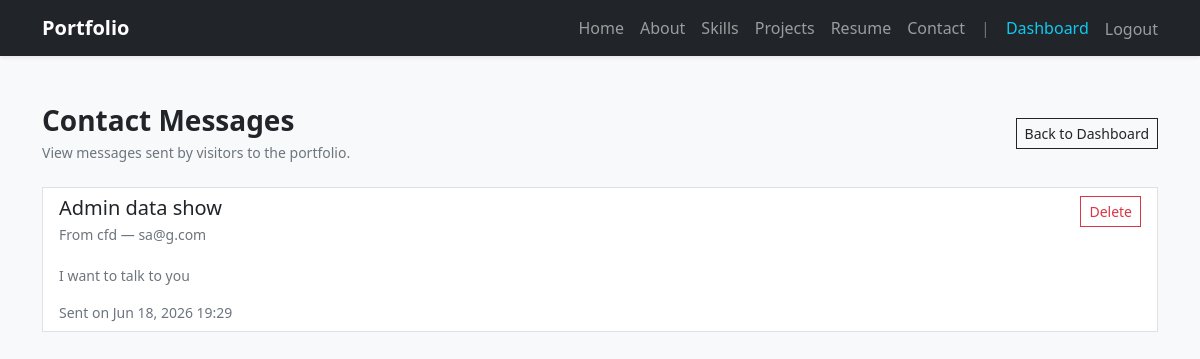
The app's page /messages/ (signed in) with its own data.
### porfolioApp/models.py (models this page shows, shortened)
class ContactMessage(models.Model):
    name = models.CharField(max_length=255)
    email = models.EmailField()
    subject = models.CharField(max_length=255)
    message = models.TextField()
    created_at = models.DateTimeField(auto_now_add=True)

### porfolioApp/views.py (the view)
# urls.py: path('messages/', views.messages_view, name='messages_view'),
@login_required
def messages_view(request):
    contact_messages = ContactMessage.objects.all()
    return render(request, 'messages.html', {
        'messages_list': contact_messages,
    })

### porfolioApp/templates/messages.html (shortened to what this page needs)
{% extends 'master/base.html' %}
{% block body %}
<div class="py-4">
    <div class="d-flex justify-content-between align-items-center mb-4">
        <div>
            <h3 class="fw-bold text-dark mb-1">Contact Messages</h3>
            <p class="text-muted small mb-0">View messages sent by visitors to the portfolio.</p>
        </div>
        <a href="{% url 'dashboard' %}" class="btn btn-outline-dark btn-sm rounded-0">Back to Dashboard</a>
    </div>
    {% if messages_list %}
        <div class="list-group">
            {% for message in messages_list %}
                <div class="list-group-item list-group-item-action mb-3 border rounded-0">
                    <div class="d-flex justify-content-between align-items-start">
                        <div>
                            <h5 class="mb-1">{{ message.subject }}</h5>
                            <p class="mb-1 text-muted small">From {{ message.name }} &mdash; {{ message.email }}</p>
                        </div>
                        <a href="{% url 'message_delete' message.pk %}" class="btn btn-sm btn-outline-danger rounded-0">Delete</a>
                    </div>
                    <p class="text-secondary small mt-3" style="white-space: pre-line;">{{ message.message }}</p>
                    <p class="text-muted small mb-0">Sent on {{ message.created_at|date:'M d, Y H:i' }}</p>
                </div>
            {% endfor %}
        </div>
    {% else %}
        <div class="alert alert-info" role="alert">
            No messages have been received yet.
        </div>
    {% endif %}
</div>
{% endblock body %}

### records on screen
ContactMessage: subject "Admin data show", name "cfd", email "sa@g.com", message "I want to talk to you", created_at "Jun 18, 2026 19:29"
